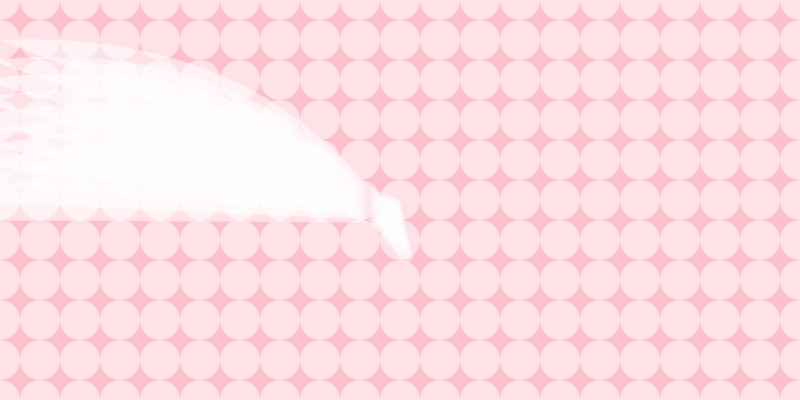
Frame 1 (no input)
Frame 60 (no input): identical to frame 1, image omitted
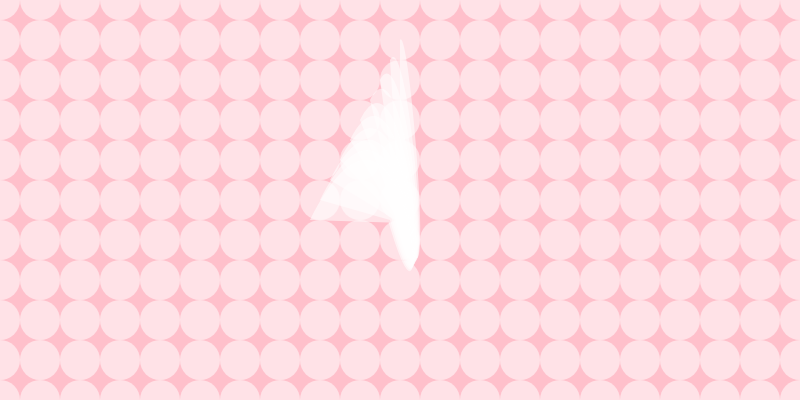
Frame 120 (the mouse pressed at the canvas centre since frame 60)

The p5.js sketch that drew these frames (run headless with seeded random() and noise() and a simulated clock; from frame 60 on, the mouse is pressed at the canvas centre):

// p5.js sketch
// ── sketch.js
function setup() {
  createCanvas(800, 400);
  // strokeWeight(2);
  noStroke();
}

function draw() {
  // Referenced Make: Getting started with p5.js 4.10 example.
  // However! I decided to make it pink rather than grey because I'm girly like that.
  background('pink');
  for (var y = 0; y <= height; y += 40){
    for(var x = 0; x <= width; x += 40){
      fill(255, 140);
      ellipse(x, y, 40, 40);
    }
  }
  // Decided to add a new shape which interestly also utilizes loops.
  // the first two perameters specify the first point of the curve. Which includes the mouse.
  // And the last two present the last point of the curve which I wanted to keep in the middle.
  for (var i = 0; i < 200; i += 20) {
    bezier(mouseX-(i/2.0), 40+i, 410, 20, 440, 400, 400-(i/16.0), 200+(i/8.0));
  }

}
